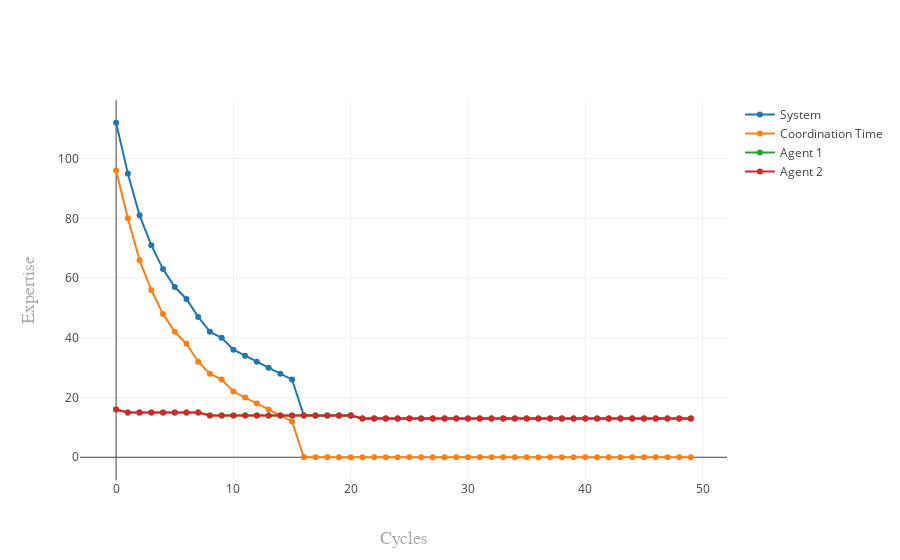

Notebook cell for this chart:
### Code cell
my_workplace.plot_performance()

### Figure 1 — Plotly figure (JSON) as saved in the notebook; plotly's stock layout.template omitted (floating-point values rounded to 4 significant figures)
{"data": [{"mode": "lines+markers", "name": "System", "type": "scatter", "uid": "d669f9f8-e482-4a00-9d1b-11966a592747", "x": [0, 1, 2, 3, 4, 5, 6, 7, 8, 9, 10, 11, 12, 13, 14, 15, 16, 17, 18, 19, 20, 21, 22, 23, 24, 25, 26, 27, 28, 29, 30, 31, 32, 33, 34, 35, 36, 37, 38, 39, 40, 41, 42, 43, 44, 45, 46, 47, 48, 49], "y": [112, 95, 81, 71, 63, 57, 53, 47, 42, 40, 36, 34, 32, 30, 28, 26, 14, 14, 14, 14, 14, 13, 13, 13, 13, 13, 13, 13, 13, 13, 13, 13, 13, 13, 13, 13, 13, 13, 13, 13, 13, 13, 13, 13, 13, 13, 13, 13, 13, 13]}, {"mode": "lines+markers", "name": "Coordination Time", "type": "scatter", "uid": "dd4ff4fd-2307-4856-8501-b73133abdb92", "x": [0, 1, 2, 3, 4, 5, 6, 7, 8, 9, 10, 11, 12, 13, 14, 15, 16, 17, 18, 19, 20, 21, 22, 23, 24, 25, 26, 27, 28, 29, 30, 31, 32, 33, 34, 35, 36, 37, 38, 39, 40, 41, 42, 43, 44, 45, 46, 47, 48, 49], "y": [96, 80, 66, 56, 48, 42, 38, 32, 28, 26, 22, 20, 18, 16, 14, 12, 0, 0, 0, 0, 0, 0, 0, 0, 0, 0, 0, 0, 0, 0, 0, 0, 0, 0, 0, 0, 0, 0, 0, 0, 0, 0, 0, 0, 0, 0, 0, 0, 0, 0]}, {"mode": "lines+markers", "name": "Agent 1", "type": "scatter", "uid": "d9f43849-5bf2-4cfd-9877-0850b69d0af8", "x": [0, 1, 2, 3, 4, 5, 6, 7, 8, 9, 10, 11, 12, 13, 14, 15, 16, 17, 18, 19, 20, 21, 22, 23, 24, 25, 26, 27, 28, 29, 30, 31, 32, 33, 34, 35, 36, 37, 38, 39, 40, 41, 42, 43, 44, 45, 46, 47, 48, 49], "y": [16, 15, 15, 15, 15, 15, 15, 15, 14, 14, 14, 14, 14, 14, 14, 14, 14, 14, 14, 14, 14, 13, 13, 13, 13, 13, 13, 13, 13, 13, 13, 13, 13, 13, 13, 13, 13, 13, 13, 13, 13, 13, 13, 13, 13, 13, 13, 13, 13, 13]}, {"mode": "lines+markers", "name": "Agent 2", "type": "scatter", "uid": "0e6a2fab-aa03-425f-9f18-0ef6545795d1", "x": [0, 1, 2, 3, 4, 5, 6, 7, 8, 9, 10, 11, 12, 13, 14, 15, 16, 17, 18, 19, 20, 21, 22, 23, 24, 25, 26, 27, 28, 29, 30, 31, 32, 33, 34, 35, 36, 37, 38, 39, 40, 41, 42, 43, 44, 45, 46, 47, 48, 49], "y": [16, 15, 15, 15, 15, 15, 15, 15, 14, 14, 14, 14, 14, 14, 14, 14, 14, 14, 14, 14, 14, 13, 13, 13, 13, 13, 13, 13, 13, 13, 13, 13, 13, 13, 13, 13, 13, 13, 13, 13, 13, 13, 13, 13, 13, 13, 13, 13, 13, 13]}], "layout": {"xaxis": {"title": "Cycles", "titlefont": {"color": "darkgrey", "family": "Arial, sans-serif", "size": 18}}, "yaxis": {"title": "Expertise", "titlefont": {"color": "darkgrey", "family": "Arial, sans-serif", "size": 18}}}}
